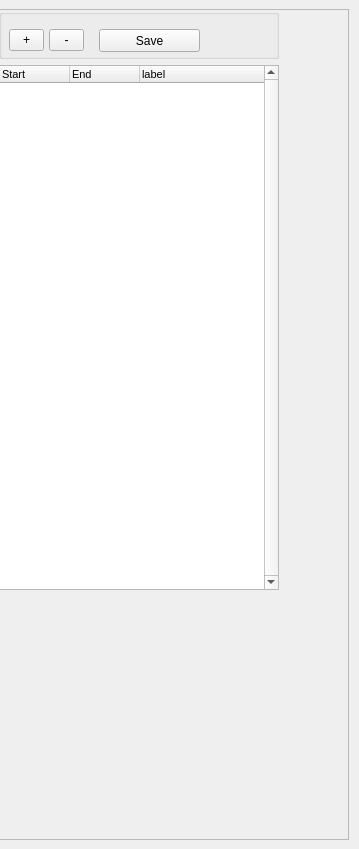
        <widget class="QWidget" name="tab_2">
         <property name="sizePolicy">
          <sizepolicy hsizetype="Preferred" vsizetype="Expanding">
           <horstretch>0</horstretch>
           <verstretch>1</verstretch>
          </sizepolicy>
         </property>
         <attribute name="title">
          <string>Events</string>
         </attribute>
         <widget class="QFrame" name="frame">
          <property name="geometry">
           <rect>
            <x>-1</x>
            <y>9</y>
            <width>350</width>
            <height>831</height>
           </rect>
          </property>
          <property name="sizePolicy">
           <sizepolicy hsizetype="Preferred" vsizetype="Expanding">
            <horstretch>0</horstretch>
            <verstretch>1</verstretch>
           </sizepolicy>
          </property>
          <property name="minimumSize">
           <size>
            <width>350</width>
            <height>0</height>
           </size>
          </property>
          <property name="sizeIncrement">
           <size>
            <width>1</width>
            <height>1</height>
           </size>
          </property>
          <property name="baseSize">
           <size>
            <width>0</width>
            <height>0</height>
           </size>
          </property>
          <property name="frameShape">
           <enum>QFrame::StyledPanel</enum>
          </property>
          <property name="frameShadow">
           <enum>QFrame::Raised</enum>
          </property>
          <widget class="QWidget" name="verticalLayoutWidget">
           <property name="geometry">
            <rect>
             <x>0</x>
             <y>0</y>
             <width>280</width>
             <height>581</height>
            </rect>
           </property>
           <layout class="QVBoxLayout" name="verticalLayout" stretch="0,1">
            <item>
             <widget class="QGroupBox" name="groupBox">
              <property name="minimumSize">
               <size>
                <width>0</width>
                <height>50</height>
               </size>
              </property>
              <property name="title">
               <string/>
              </property>
              <widget class="QToolButton" name="btnAddHEvent">
               <property name="geometry">
                <rect>
                 <x>10</x>
                 <y>20</y>
                 <width>35</width>
                 <height>22</height>
                </rect>
               </property>
               <property name="text">
                <string>+</string>
               </property>
              </widget>
              <widget class="QToolButton" name="btnRemoveHEvent">
               <property name="geometry">
                <rect>
                 <x>50</x>
                 <y>20</y>
                 <width>35</width>
                 <height>22</height>
                </rect>
               </property>
               <property name="text">
                <string>-</string>
               </property>
              </widget>
              <widget class="QPushButton" name="btnSaveHEvents">
               <property name="geometry">
                <rect>
                 <x>100</x>
                 <y>20</y>
                 <width>101</width>
                 <height>23</height>
                </rect>
               </property>
               <property name="text">
                <string>Save</string>
               </property>
              </widget>
             </widget>
            </item>
            <item>
             <widget class="QTableWidget" name="tblHuntEvents">
              <property name="sizePolicy">
               <sizepolicy hsizetype="Expanding" vsizetype="Expanding">
                <horstretch>2</horstretch>
                <verstretch>1</verstretch>
               </sizepolicy>
              </property>
              <property name="minimumSize">
               <size>
                <width>150</width>
                <height>200</height>
               </size>
              </property>
              <property name="sizeIncrement">
               <size>
                <width>1</width>
                <height>1</height>
               </size>
              </property>
              <property name="baseSize">
               <size>
                <width>31</width>
                <height>0</height>
               </size>
              </property>
              <property name="verticalScrollBarPolicy">
               <enum>Qt::ScrollBarAlwaysOn</enum>
              </property>
              <property name="horizontalScrollBarPolicy">
               <enum>Qt::ScrollBarAsNeeded</enum>
              </property>
              <property name="sizeAdjustPolicy">
               <enum>QAbstractScrollArea::AdjustIgnored</enum>
              </property>
              <property name="alternatingRowColors">
               <bool>true</bool>
              </property>
              <property name="selectionMode">
               <enum>QAbstractItemView::SingleSelection</enum>
              </property>
              <property name="selectionBehavior">
               <enum>QAbstractItemView::SelectRows</enum>
              </property>
              <property name="rowCount">
               <number>0</number>
              </property>
              <attribute name="horizontalHeaderCascadingSectionResizes">
               <bool>true</bool>
              </attribute>
              <attribute name="horizontalHeaderDefaultSectionSize">
               <number>70</number>
              </attribute>
              <attribute name="horizontalHeaderMinimumSectionSize">
               <number>10</number>
              </attribute>
              <attribute name="horizontalHeaderStretchLastSection">
               <bool>true</bool>
              </attribute>
              <attribute name="verticalHeaderCascadingSectionResizes">
               <bool>true</bool>
              </attribute>
              <attribute name="verticalHeaderDefaultSectionSize">
               <number>20</number>
              </attribute>
              <attribute name="verticalHeaderStretchLastSection">
               <bool>true</bool>
              </attribute>
              <column>
               <property name="text">
                <string>Start</string>
               </property>
               <property name="font">
                <font>
                 <pointsize>8</pointsize>
                </font>
               </property>
               <property name="textAlignment">
                <set>AlignLeading|AlignVCenter</set>
               </property>
              </column>
              <column>
               <property name="text">
                <string>End</string>
               </property>
               <property name="font">
                <font>
                 <pointsize>8</pointsize>
                </font>
               </property>
               <property name="textAlignment">
                <set>AlignLeading|AlignVCenter</set>
               </property>
              </column>
              <column>
               <property name="text">
                <string>label</string>
               </property>
               <property name="font">
                <font>
                 <pointsize>8</pointsize>
                </font>
               </property>
               <property name="textAlignment">
                <set>AlignLeading|AlignVCenter</set>
               </property>
              </column>
             </widget>
            </item>
           </layout>
          </widget>
         </widget>
        </widget>
